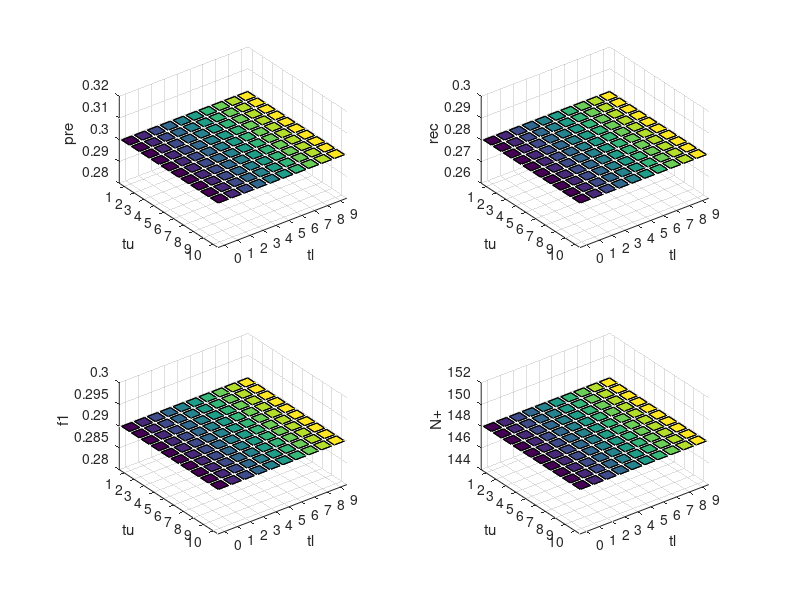

This figure's MATLAB source:
    
    resultFilse{1} = dir(fullfile('./','results_seperatelyNMF_1000_beta0.0001_L2_2_d300_tu_01*'));
    options.labels{2} = 'tu=1 tis';
    resultFilse{2} = dir(fullfile('./','results_seperatelyNMF_1000_beta0.0001_L2_2_d300_tu_2*'));
    options.labels{3} = 'tu=2 tis';
    resultFilse{3} = dir(fullfile('./','results_seperatelyNMF_1000_beta0.0001_L2_2_d300_tu_3*'));
    options.labels{4} = 'tu=3 tis';
    resultFilse{4} = dir(fullfile('./','results_seperatelyNMF_1000_beta0.0001_L2_2_d300_tu_4*'));
    options.labels{5} = 'tu=4 tis';
    resultFilse{5} = dir(fullfile('./','results_seperatelyNMF_1000_beta0.0001_L2_2_d300_tu_5*'));
    options.labels{6} = 'tu=5 tis';
    resultFilse{6} = dir(fullfile('./','results_seperatelyNMF_1000_beta0.0001_L2_2_d300_tu_6*'));
    options.labels{7} = 'tu=6 tis';
    resultFilse{7} = dir(fullfile('./','results_seperatelyNMF_1000_beta0.0001_L2_2_d300_tu_7*'));
    options.labels{8} = 'tu=7 tis';
    resultFilse{8} = dir(fullfile('./','results_seperatelyNMF_1000_beta0.0001_L2_2_d300_tu_8*'));
    options.labels{9} = 'tu=8 tis';
    resultFilse{9} = dir(fullfile('./','results_seperatelyNMF_1000_beta0.0001_L2_2_d300_tu_9*'));
    options.labels{10} = 'tu=9 tis';
    resultFilse{10} = dir(fullfile('./','results_seperatelyNMF_1000_beta0.0001_L2_2_d300_tu_10*'));
    options.labels{11} = 'tu=10 tis';
    
    num = size(resultFilse,2);
    data = zeros(10,10,4);
    for k=1:num
        numofelement = size(resultFilse{k},1);
        for i=1:numofelement
            tmp = zeros(1,4);
            load(resultFilse{k}(i).name);
            times = size(results,1);
            for j=1:times
                [~,id] = max(results{j}(:,3));
                tmp = tmp + results{j}(id,:);
            end
            tmp = tmp/times;
            data(k,i,1) = tmp(1);
            data(k,i,2) = tmp(2);
            data(k,i,3) = tmp(3);
            data(k,i,4) = tmp(4);
        end
    end
    
    xx = [0.28,0.26,0.28,144];
    x_x = [0.01,0.01,0.005,2];
    xxx = [0.35,0.33,0.33,162];
    tis = [0:10];
    labels = {'pre','rec','f1','N+'};
    figure;
    for i=1:4
       subplot(2,2,i);
       tmp = data(:,:,i)-xx(i);
       tmp(tmp<0)=0;
       bar3(tmp);
%        set(gca,'ztick',[xx(i):x_x(i):xxx(i)]);
       set(gca,'zticklabel',[xx(i):x_x(i):xxx(i)]);
       set(gca,'xticklabel',tis);
       xlabel('tl');
       ylabel('tu');
       zlabel(labels{i});
    end